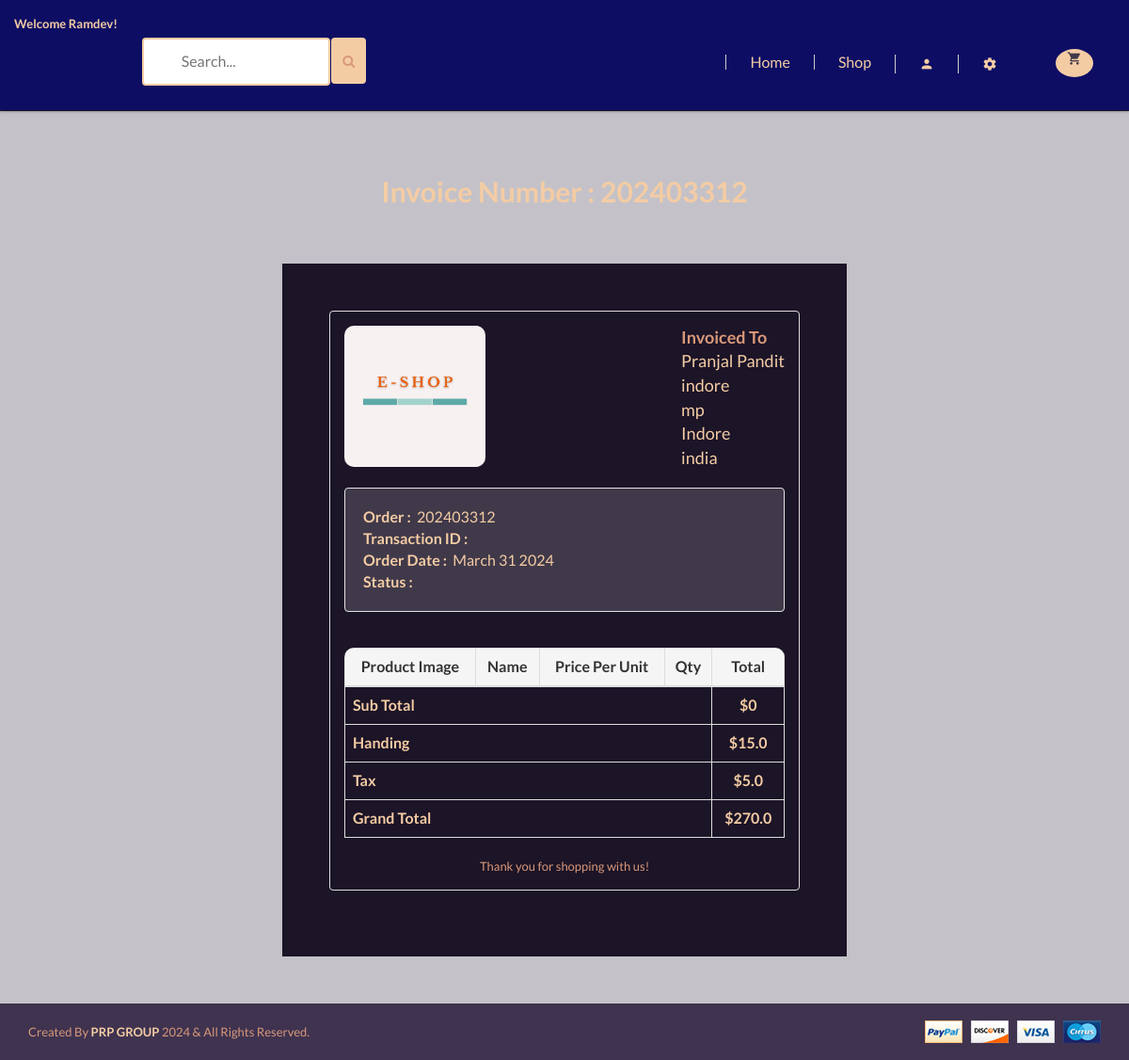
Page /account/order_detail/202403312/ (signed in) on the committed database.
### accounts/models.py (models this page shows, shortened)
class Account(AbstractBaseUser):
    first_name = models.CharField(max_length=50)
    last_name = models.CharField(max_length=50)
    username = models.CharField(max_length=50, unique=True)
    email = models.EmailField(max_length=100, unique=True)
    Phone_number = models.CharField(max_length=50)
    is_admin = models.BooleanField(default=False)
    is_staff = models.BooleanField(default=False)
    is_active = models.BooleanField(default=False)
    is_superadmin = models.BooleanField(default=False)
    date_joined_for_format = models.DateTimeField(auto_now_add=True)
    last_login_for_format  = models.DateTimeField(auto_now_add=True)
    USERNAME_FIELD = 'email'
    REQUIRED_FIELDS = ['username', 'first_name', 'last_name']
    objects = AccountManger()

### orders/models.py (models this page shows, shortened)
class Order(models.Model):
    STATUS = (
        ('New', 'New'),
        ('Accepted', 'Accepted'),
        ('Completed', 'Completed'),
        ('Cancelled', 'Cancelled'),
    )
    user = models.ForeignKey(Account, on_delete=models.SET_NULL, null=True)
    payment = models.ForeignKey(Payment, on_delete=models.SET_NULL, blank=True, null=True)
    order_number = models.CharField(max_length=20)
    first_name = models.CharField(max_length=50)
    last_name = models.CharField(max_length=50)
    phone = models.CharField(max_length=15)
    email = models.EmailField(max_length=50)
    address = models.TextField(max_length=1000)
    country = models.CharField(max_length=50)
    state = models.CharField(max_length=50)
    city = models.CharField(max_length=50)
    order_note = models.CharField(max_length=1000, blank=True)
    order_total = models.FloatField()
    tax = models.FloatField()
    status = models.CharField(max_length=10, choices=STATUS, default='New')
    ip = models.CharField(blank=True, max_length=20)
    is_ordered = models.BooleanField(default=False)
    created_at = models.DateTimeField(auto_now_add=True)
    updated_at = models.DateTimeField(auto_now=True)
    def full_name(self):
        return f'{self.first_name} {self.last_name}'
    def order_created(self):
        return self.created_at.strftime('%B %d %Y')

### accounts/views.py (the view)
# urls.py: path('order_detail/<int:order_id>/', views.order_detail, name='order_detail'),
@login_required(login_url = 'accounts:login')
def order_detail(request,order_id):
    order_detail = OrderProduct.objects.filter(order__order_number=order_id)
    order = Order.objects.get(order_number=order_id)
    subtotal = 0
    for x in order_detail:
        subtotal += x.product_price * x.quantity
    context = {
        'order_detail': order_detail,
        'order': order,
        'subtotal': subtotal,
    }
    return render(request, 'shop/accounts/dashboard/order_detail.html', context)

### cart/models.py (called while the page is built)
    def sub_total(self):
        return self.product.price * self.quantity

### shop/context_processors.py (called while the page is built)
def category_list(request):
    return {
        'categories' : Category.objects.all(),
    }

### shop/models.py (called while the page is built)
    def get_category_slug_url(self):
        return reverse('shop:categries', args=[self.slug])

    def get_prodcut_details_url(self):
        return reverse('shop:product_details', args=[self.category.slug, self.slug])

### templates/shop/accounts/dashboard/order_detail.html (shortened to what this page needs)
{% extends '../../../base.html' %}
{% load static %}
{% block content %}
<div class="container" style="margin-top: 50px;">
  <h2 class="text-center">Invoice Number : {{order.order_number}} </h2>
</div>
<div class="container"
  style="margin: 0 auto;width: 50%;padding: 50px;background: #1c1427;margin-top: 50px;margin-bottom: 50px;">
  <div  class="row invoice row-printable">
    <div  class="col-md-12">
      <div style="background:#1c1427" class="panel panel-default plain" id="dash_0">
        <div class="panel-body p30">
          <div class="row">
            <div class="col-lg-6">
              <div class="invoice-logo"><img style="border-radius:10px;" width="150" height="150" src={% static './img/logo.jpg' %} alt="Invoice logo"
                  style="max-height:130px;"></div>
            </div>
            <div style="font-size:18px" class="col-lg-6 ">
              <div class="invoice-from  ">
                <ul class="list-unstyled floatright">
                  <li style="color:#d99879"><strong>Invoiced To</strong></li><br>
                  <li>{{order.full_name}}</li><br>
                  <li>{{order.address}}</li><br>
                  <li>{{order.state}}</li><br>
                  <li>{{order.city}}</li><br>
                  <li>{{order.country}}</li>
                </ul>
              </div>
            </div>
            <div class="col-lg-12">
            <br>
              <div style="font-size:16px">
                <div style="background:#40394a" class="well">
                  <ul  style="margin:auto">
                    <li><strong><span >Order :</span></strong>&nbsp; {{order.order_number}}</li><br>
                    <li><strong><span >Transaction ID :</span></strong>&nbsp; {{order.payment.payment_id}}</li><br>
                    <li><strong><span >Order Date :</span></strong>&nbsp; {{order.order_created}}</li><br>
                    <li><strong><span >Status :</span></strong>&nbsp; {{order.payment.status}}</li><br>
                  </ul>
                </div>
              </div>
              <br>
              <div>
                <div  style="border-radius:10px;" class="table-responsive" style="overflow: hidden; outline: none;" tabindex="0">
                  <table style="font-size:16px"  class="table table-bordered">
                    <thead >
                      <tr>
                        <th style="" class="per70 text-center">Product Image</th>
                        <th style="" class="per70 text-center">Name</th>
                        <th style="" class="per5 text-center">Price per unit</th>
                        <th style="" class="per5 text-center">Qty</th>
                        <th style="" class="per25 text-center">Total</th>
                      </tr>
                    </thead>
                    <tbody>
                      <tr>
                        <th colspan="4" class="text-left">Sub Total</th>
                        <th class="text-center">${{subtotal}}  </th>
                      </tr>
                      <tr>
                        <th colspan="4" class="text-left">Handing</th>
                        <th class="text-center">$15.0  </th>
                      </tr>
                      <tr>
                        <th colspan="4" class="text-left">Tax</th>
                        <th class="text-center">${{order.tax}}  </th>
                      </tr>
                    </tbody>
                    <tfoot>
                      <tr>
                        <th colspan="4" class="text-left">Grand Total</th>
                        <th class="text-center">${{order.order_total}}  </th>
                      </tr>
                    </tfoot>
                  </table>
                </div>
              </div>
              <div class="invoice-footer mt25">
                <p style="color:#d99879" class="text-center">Thank you for shopping with us!</p>
              </div>
            </div>
          </div>
        </div>
      </div>
    </div>
  </div>
</div>
{% endblock content %}

### templates/base.html (shortened to what this page needs)
{% load static %}
<html class="no-js" lang="">
<head>
    <link rel="stylesheet" href="{% static 'css/bootstrap.min.css' %}">
    <link rel="stylesheet" href="{% static 'css/animate.css' %}">
    <link rel="stylesheet" href="{% static 'css/materialdesignicons.min.css' %}">
    <link rel="stylesheet" href="{% static 'css/jquery.simpleLens.css' %}">
    <link rel="stylesheet" href="{% static 'css/jquery-ui.min.css' %}">
    <link rel="stylesheet" href="{% static 'css/meanmenu.min.css' %}">
    <link rel="stylesheet" href="{% static 'css/nivo-slider.css' %}">
    <link rel="stylesheet" href="{% static 'css/owl.carousel.css' %}">
    <link rel="stylesheet" href="{% static 'css/style.css' %}">
    <link rel="stylesheet" href="{% static 'css/responsive.css' %}">
    <link rel="stylesheet" href="https://cdnjs.cloudflare.com/ajax/libs/font-awesome/4.7.0/css/font-awesome.min.css">
</head>
<body style="background:#c4c2c8;">
<header style="background:#1c1427" class="header-one header-two">
    <div style="background:#0d0d64" class="header-top-two">
        <div class="container text-center">
            <div class="row">
                <div class="middel-top">
                    {% if user.id is None %}
                    <div class="left floatleft">
                        <div class="logo">
                            <a style="color:#f4cca4;font-weight: 800;" href="\"><span
                                    style="color:#d99879">S-</span>shop</a>
                        </div>
                    </div>
                    {% else %}
                    <div class="left floatleft">
                        <p style="color:#f4cca4"><b>Welcome {{user.first_name | capfirst}}!</b></p>
                    </div>
                    {% endif %}
                </div>
                <form id="searchh" action={% url
                'shop:search' %} method="GET" style="height:10px;width:400px">
                <input type="text" name="keyword" placeholder="Search...">
                <button style="height:49px; margin-bottom:6px; background:#f4cca4;margin-left:-1px;border:None "
                        class="btn btn-warning" type="submit"><i style="color:#d99879" class="fa fa-search"></i>
                </button>
                </form>
                <div class="middel-top clearfix">
                    <ul class="clearfix right floatright" style="margin-top:20px;">
                        <li><a href="\">Home</a></li>
                        <li><a href="{% url 'shop:shop' %}">Shop</a></li>
                        <li>
                            <a style="color:#f4cca4" href="#"><i class="mdi mdi-account"></i></a>
                        </li>
                        <li>
                            <a style="color:#f4cca4" href="#"><i class="mdi mdi-settings"></i></a>
                        </li>
                        <div class="cart-itmes right floatright" style="width:100px;height:50px">
                            <a class="cart-itme-a" href="{% url 'cart:cart' %}" style="height:100px;width:100px">
                                <i class="mdi mdi-cart"
                                   style="margin-top: -75;border-right: none;line-height: revert-layer;width: 40px;"></i>
                            </a>
                        </div>
                    </ul>
                </div>
            </div>
        </div>
    </div>
    <div class="container text-center">
        <div class="row">
            <div class="col-sm-8">
            </div>
            <div class="col-sm-2">
            </div>
        </div>
    </div>
</header>
<br>
{% block content %}
{% endblock content %}
<footer>
    <div style="background:#3f3350" class="footer-bottom">
        <div class="container">
            <div class="row">
                <div class="col-xs-12 col-sm-6">
                    <p style="color:#d99879">Created By <span style="color:#f4cca4"><b>PRP GROUP</b></span> 2024 &
                        All Rights Reserved.</p>
                </div>
                <div class="col-xs-12 col-sm-6 text-right">
                    <a href="#"><img src="{% static 'img/footer/payment.png' %}" alt=""/></a>
                </div>
            </div>
        </div>
    </div>
</footer>
</body>
</html>

### core/static/css/style.css (style rules this page uses)
html, body { height: 100%; }
.floatleft { float:left }
.floatright { float:right }
img { max-width:100%; }
p { margin:0px; }
h1, h2, h3, h4, h5, h6 { margin: 0 0 10px; font-family: 'Lato', sans-serif; text-transform:capitalize; font-weight:600; }
a { transition: all 0.3s ease 0s; text-decoration:none; font-weight:500; color:#f4cca4; text-transform:capitalize; }
i { font-size:16px; }
p { color:#f4cca4; font-size:13px; font-weight:400; line-height:20px; }
ul { list-style: outside none none; margin: 0; padding: 0 }
ul li { float:left; }
body { font-family: 'Lato', sans-serif; color:#f4cca4; font-size:13px; font-weight:400; }
.middel-top .left, .middel-top .right { width: 20%; }
.middel-top { border: 1px solid #ccc; border-top: 0px solid #ccc; }
.middel-top .right a { font-size: 16px; line-height: 75px; }
.header-one .right li { position:relative; }
.middel-top .right a i { border-right: 1px solid #ccc; width: 100%; line-height: 30px; }
.middel-top .left p { line-height: 75px; }
header .logo ,.cart-itmes { line-height: 150px; }
.cart-itmes > a.cart-itme-a { font-size: 16px; text-transform: lowercase; position: relative; top: 10px; }
.cart-itmes a.cart-itme-a i { font-size: 25px; left: 50%; margin-left: -13px; margin-top: -35px; position: absolute; top: 50%; }
.menu-cart-text > strong,.total > span,.menu-cart-text span ,.out-menu ,.mainmenu a ,.cart-itmes > a.cart-itme-a,.slide-text span { display: block; }
header.header-one { box-shadow: 0 0 3px rgba(25, 25, 25, 0.56); position: relative; z-index: 999; }
footer ,.latest-blog,.single-products,.service-text,.coming-product.coming-product2 { background: #f5f5f5 none repeat scroll 0 0; }
.footer-bottom { padding: 18px 0; }
.footer-bottom p { padding: 2px 0; }
.header-top-two .middel-top .right a ,.header-top-two .middel-top .left p { line-height: 50px; }
.header-top-two,.footer-bottom { background: #eee none repeat scroll 0 0; }
.header-two .logo, .header-two .cart-itmes, .header-two .mainmenu a { line-height:120px; }
.header-top-two .middel-top { border: 0 none; }
.header-two .cart-itmes a.cart-itme-a i { font-size: 16px; margin-top: -44px; background: #f4cca4; width: 30px; height: 30px; border-radius: 50%; line-height: 30px; color: #40394a; }
.header-two .middel-top .left, .header-two .middel-top .right { width: auto; }
.header-top-two .middel-top .right li > a { line-height: 1; }
.header-top-two .middel-top .left p { line-height: 50px; }
.header-top-two .middel-top .right > li > a { border-left: 1px solid #ccc; padding: 0px 25px; width: auto; margin: 3px 0; float:left; }
.header-top-two .middel-top .right a i { border-right: 0 none; line-height: 20px; width: 100%; }
.header-top-two .right.floatright { padding: 12px 0; }
.header-one .header-top-two .right li { float: left; }
table { width: 100%; }
table thead tr th,.order-complete table thead tr td { line-height: 40px; text-align: center; text-transform: capitalize; }
table thead tr th,table td .submit-text > a,table tbody i.mdi-close,table tbody .plus-minus a, table tbody .plus-minus input,.custom-input input,.order-complete table thead tr td,.checkout table thead tr td { background: #f5f5f5 none repeat scroll 0 0; }
.complete-title > p,.log-title > h3,.reviews-tab li.active a,.checkout .medium-a ,.pages.cart-page table tbody tr td:nth-child(4) strong,table thead tr th,.order-complete table thead tr td,table td .submit-text > a { color: #333; }

### templates/base.html (style rules this page uses)
#searchh input[type=text] { width: 200px; margin-top:40px; margin-bottom:10px; box-sizing: border-box; border: 2px solid #f4cca4; border-radius: 4px; font-size: 16px; color:#1c1427; background-color: #fff; background-position: 10px 10px; background-repeat: no-repeat; padding: 12px 20px 12px 40px; -webkit-transition: width 0.4s ease-in-out; transition: width 0.4s ease-in-out; }

### rows in the picture
Account: first_name "Ramdev"
Order: full_name "Pranjal Pandit", address "indore", state "mp", city "Indore", country "india", order_number "202403312", order_created "March 31 2024", tax "5.0", order_total "270.0"

### other values in the picture
{{ subtotal }} "0"
